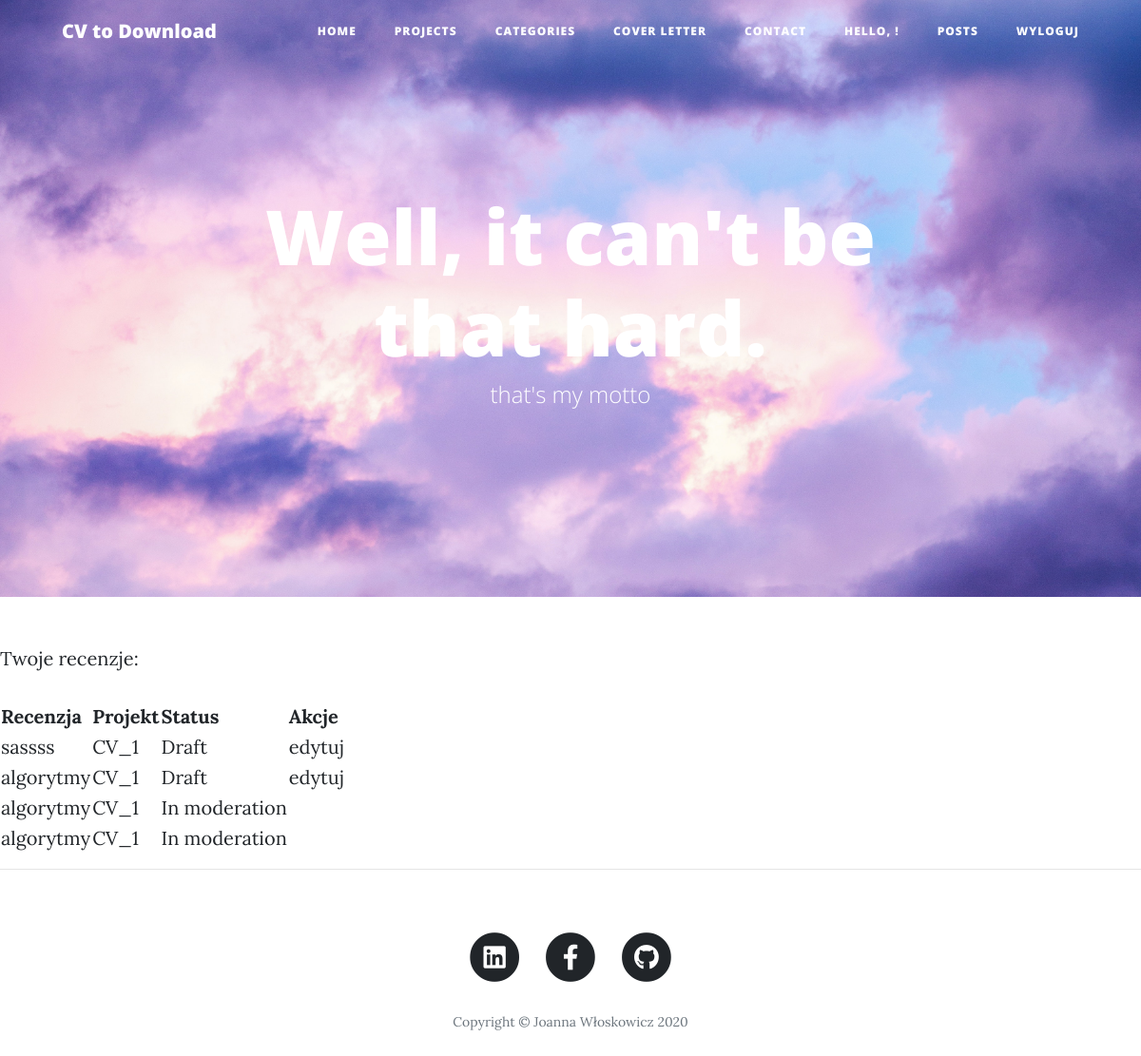
/reviews/list (signed in), run on an earlier commit of the app's database.
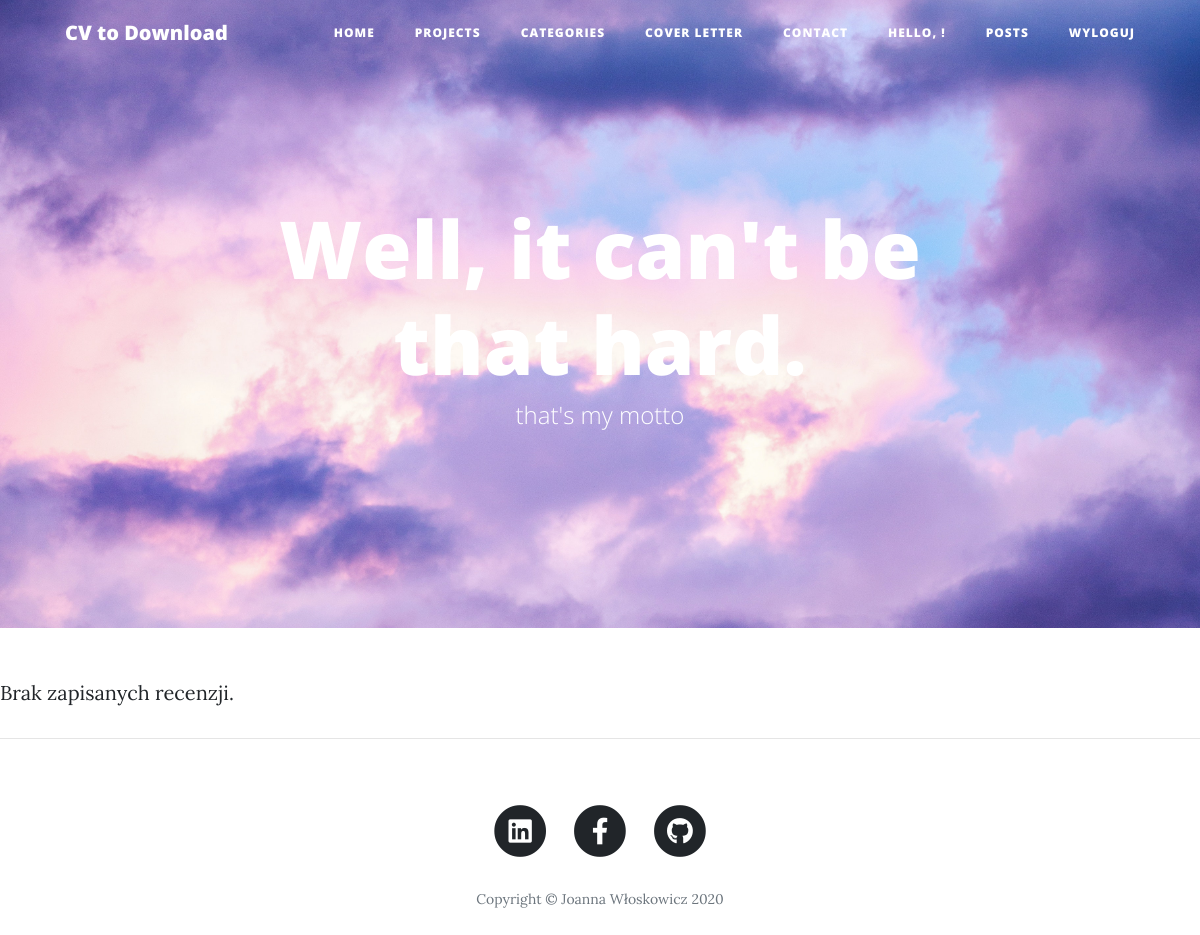
And on a later commit of the database.
### reviews/models.py (models this page shows)
class Reviews(models.Model):
    objects = ReviewManager()
    user = models.ForeignKey(
        settings.AUTH_USER_MODEL,
        on_delete=models.CASCADE,
        null=False,
        blank=False,
        verbose_name='author',
        help_text='',
    )
    project = models.ForeignKey(
        Project, on_delete=models.CASCADE,
        null=False,
        blank=False,
        verbose_name="project name",
        help_text="",
    )
    title = models.CharField(
        max_length=100,
        null=False,
        blank=False,
        verbose_name='title',
        help_text='',
    )
    content = models.TextField(
        blank=False,
        verbose_name='Content',
        help_text='',
    )
    pub_date = models.DateField(
        null=True,
        blank=True,
        verbose_name='Date of timestamp',
        help_text='',
    )
    STATE_CHOICES = (
        ('draft', 'Draft'),
        ('in_moderation', 'In moderation'),
        ('rejected', 'Rejected'),
        ('published', 'Published'),
    )
    state = models.CharField(
        choices=STATE_CHOICES,
        max_length=40,
        null=False,
        blank=False,
        verbose_name='title',
        help_text='',
    )
    grade = models.PositiveIntegerField(
        null=False,
        blank=False,
        verbose_name='grade',
        help_text='Validate project from 1 - 10',
        validators=[
            MinValueValidator(1),
            MaxValueValidator(11),
        ],
    )

### work/models.py (models this page shows)
class Project (models.Model):
    name = models.CharField(
        max_length=50,
        null=False,
        blank=False,
        verbose_name='Project name',
        help_text='Name of project',
    )
    description = models.TextField(
        blank=False,
        verbose_name='Project descripton',
        help_text='Name of project',
    )
    date_of_create = models.DateField(
        null=True,
        blank=True,
        verbose_name='Date of create',
        help_text='',
    )
    web_site = models.URLField(
        null=False,
        blank=True,
        verbose_name='Web site Address',
        help_text=''
    )
    categories = models.ForeignKey(
        "Category",
        on_delete=models.CASCADE,
        null=False,
        blank=False,
        verbose_name="Categories",
        help_text='',
    )
    portfolio = models.ImageField(
        blank=True,
        null=False,
        default='',
        verbose_name="Cover_image",
        help_text='',
    )
    def __str__(self):
        return f'{self.name}'

### reviews/views.py (the view)
class ListReviews(LoginRequiredMixin, ListView):
    template_name = 'reviews/list.html'
    extra_context = {
        'title': 'List of Yours posts'
    }
    def get_queryset(self):
        return Reviews.objects.filter(user=self.request.user).order_by('state', 'pub_date')

### work/templates/reviews/list.html
{% extends 'base_project.html' %}
{% block content %}
<div >
{% if object_list %}
<p>Twoje recenzje:</p>
<table>
    <tr>
        <th>Recenzja</th>
        <th>Projekt</th>
        <th>Status</th>
        <th>Akcje</th>
    </tr>
    {% for review in object_list %}
    <tr>
        <td>{{ review.title }}</td>
        <td>{{ review.project }}</td>
        <td>{{ review.get_state_display }}</td>
        <td>
            {% if review.state == 'draft' %}
            <a href="{% url 'reviews:edit-project-review' review.project.pk review.pk %}">edytuj</a>
            {% endif %}
        </td>
    {% endfor %}
</table>
{% else %}
<p>Brak zapisanych recenzji.</p>
{% endif %}
</div>
{% endblock %}

### work/templates/base_project.html (shortened to what this page needs)
{%load static%}
<!DOCTYPE html>
<html lang="en">
<head>
  <link href="{% static "vendor/bootstrap/css/bootstrap.min.css" %}" rel="stylesheet">
  <link href="{% static "vendor/fontawesome-free/css/all.min.css" %}" rel="stylesheet" type="text/css">
  <link href="{% static "css/clean-blog.min.css" %}" rel="stylesheet">
</head>
<body>
  <nav class="navbar navbar-expand-lg navbar-light fixed-top" id="mainNav">
    <div class="container">
      <a class="navbar-brand" href="{% url 'work:downl_file' %}">CV to Download</a>
      <div class="collapse navbar-collapse" id="navbarResponsive">
        <ul class="navbar-nav ml-auto">
          <li class="nav-item">
            <a class="nav-link" href="{% url 'work:index' %}">Home</a>
          </li>
          <li class="nav-item">
            <a class="nav-link" href="{% url 'work:list-projects' %}">Projects</a>
          </li>
          <li class="nav-item">
            <a class="nav-link" href="{% url 'work:list-categories' %}">Categories</a>
          </li>
          <li class="nav-item"><a class="nav-link" href="{% url 'work:cover_view' %}"> Cover letter </a></li>
          <li class="nav-item">
            <a class="nav-link" href="{% url 'work:contact' %}">Contact</a>
          </li>
      {% if request.user.is_authenticated %}
        <li class="nav-item"> <a class="nav-link" href="{% url 'reviews:list-reviews' %}">Hello, {{ request.user.first_name }}!</a></li>
        <li class="nav-item"><a class="nav-link" href="{% url 'reviews:list-reviews' %}">Posts </a></li>
        <li class="nav-item"><a class="nav-link" href="{% url 'logout' %}">Wyloguj</a></li>
        {% else %}
        <li class="nav-item"><a class="nav-link" href="{% url 'login' %}">Zaloguj</a></li>
        {% endif %}
      </ul>
      </div>
    </div>
  </nav>
  <header class="masthead" style= "background-image: url('../static/img/pexels-eberhard-grossgasteiger-1287142.jpg')">
    <div class="container">
      <div class="row">
        <div class="col-lg-8 col-md-10 mx-auto">
          <div class="site-heading">
            <h1>Well, it can't be that hard.</h1>
            <span class="subheading">that's my motto</span>
          </div>
        </div>
      </div>
    </div>
  </header>
  {% block content %}
  {% endblock %}
  <hr>
  <footer>
    <div class="container">
      <div class="row">
        <div class="col-lg-8 col-md-10 mx-auto">
          <ul class="list-inline text-center">
            <li class="list-inline-item">
              <a href="https://www.linkedin.com/in/joanna-w%C5%82oskowicz-4108b1b2/">
                <span class="fa-stack fa-lg">
                  <i class="fas fa-circle fa-stack-2x"></i>
                  <i class="fab fa-linkedin fa-stack-1x fa-inverse"></i>
                </span>
              </a>
            </li>
            <li class="list-inline-item">
              <a href="https://www.facebook.com/ashulka79">
                <span class="fa-stack fa-lg">
                  <i class="fas fa-circle fa-stack-2x"></i>
                  <i class="fab fa-facebook-f fa-stack-1x fa-inverse"></i>
                </span>
              </a>
            </li>
            <li class="list-inline-item">
              <a href="https://github.com/joannaluciana/">
                <span class="fa-stack fa-lg">
                  <i class="fas fa-circle fa-stack-2x"></i>
                  <i class="fab fa-github fa-stack-1x fa-inverse"></i>
                </span>
              </a>
            </li>
          </ul>
          <p class="copyright text-muted">Copyright &copy; Joanna Włoskowicz 2020</p>
        </div>
      </div>
    </div>
  </footer>
</body>
</html>

What changed in the data, as far as the page shows it:
removed Reviews: title "sassss", project "CV_1", state "Draft", shows "edytuj"
removed Reviews: title "algorytmy", project "CV_1", state "Draft", shows "edytuj"
removed Reviews: title "algorytmy", project "CV_1", state "In moderation"
removed Reviews: title "algorytmy", project "CV_1", state "In moderation"
Also different on the page:
text no longer shown: "Twoje recenzje: Recenzja Projekt Status Akcje"
text now shown: "Brak zapisanych recenzji."
